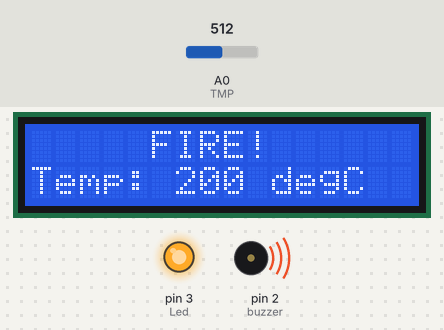
A sketch run on a simulated Arduino Uno, built with avr-gcc and run on an emulated ATmega328P. Shown: 16×2 character LCD, output pins drawn as LEDs (lit = HIGH), buzzer (waves = sounding, pin HIGH). Dashed ring = blinking. The inputs (shaded band) are chosen by the test bench; at power-on: A0 (TMP) = 512.

Above: at 4.2 s.
4.3 s: A0 (TMP) set to 236
At 5.4 s:
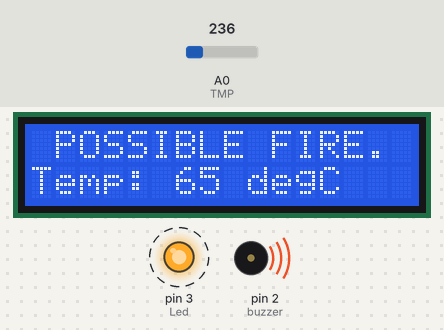
7.4 s: A0 (TMP) set to 218
At 8.7 s:
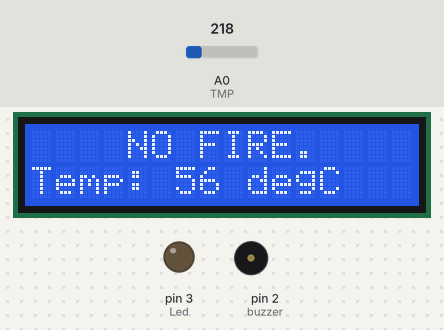
10.9 s: A0 (TMP) set to 90
At 12.03 s:
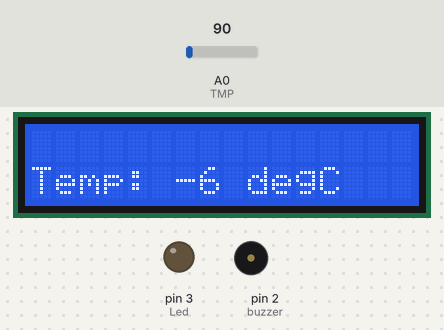
13.5 s: A0 (TMP) set to 73
At 15.3 s:
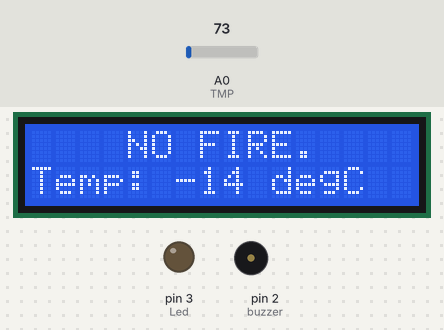
Timing chart, 0 to 16.8 s (numbered marks = the images above; inputs shaded):
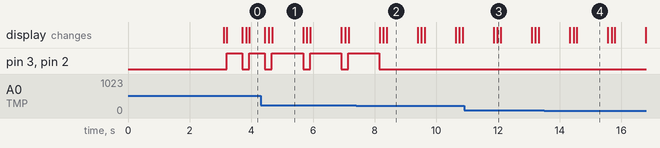

The sketch:

fire-alarm-system-code.ino
```cpp
#include <Wire.h>
#include <LiquidCrystal_I2C.h>

LiquidCrystal_I2C lcd(0x27, 16, 2);

int flat = 0;
float tempState = 0;
float VtoTemp = 0.0;
float realTemp = 0.0;
const float V = 5.0;

const int buzzer = 2;
const int Led = 3;
const int TMP = A0;

void setup(){

  pinMode(buzzer, OUTPUT);
  pinMode(Led, OUTPUT);
  pinMode(TMP, INPUT);

  lcd.init();
  lcd.backlight();
  lcd.setCursor(2, 0);
  lcd.print("SYSTEM READY.");
  delay(3000);
  lcd.clear();


}

void loop(){

  tempState = analogRead(TMP);
  VtoTemp = tempState * (V / 1023.0);
  realTemp = (VtoTemp - 0.500) * 100.0;
  flat = realTemp;

  lcd.setCursor(0, 1);
  lcd.print("Temp:          ");
  lcd.setCursor(6, 1);
  lcd.print(flat);
  lcd.print(" degC");
  delay(100);

  if (realTemp >= 60 && realTemp <= 70){

    digitalWrite(buzzer, HIGH);
    digitalWrite(Led, HIGH);
    lcd.setCursor(1, 0);
    lcd.print("POSSIBLE FIRE.");
    delay(1000);
    digitalWrite(buzzer, LOW);
    digitalWrite(Led, LOW);
    lcd.clear();

  } else if(realTemp >= 71){

    digitalWrite(buzzer, HIGH);
    digitalWrite(Led, HIGH);
    lcd.setCursor(5, 0);
    lcd.print("FIRE!");
    delay(500);
    digitalWrite(buzzer, LOW);
    digitalWrite(Led, LOW);
    lcd.clear();

  } else  {

    digitalWrite(buzzer, LOW);
    digitalWrite(Led, LOW);
    lcd.setCursor(4, 0);
    lcd.print("NO FIRE.");
    delay(1000);
    lcd.clear();

  }
  delay(100);

}
```

Measured:
- the behaviour switches between 226 and 225 on A0 (TMP) (found by bisection; images 1 and 2)
- the behaviour switches between 82 and 81 on A0 (TMP) (found by bisection; images 3 and 4)
- after the input at 4.3 s, pin 3 (Led), pin 2 (buzzer): alternates HIGH for 1.0 s and LOW for 0.23 s, starting after 1.4 s
- after the input at 7.4 s, pin 3 (Led), pin 2 (buzzer): goes on until 8.2 s, then stays LOW
- what the display in image 1 shows lasts 1.0 s, from 4.7 s to 5.7 s
